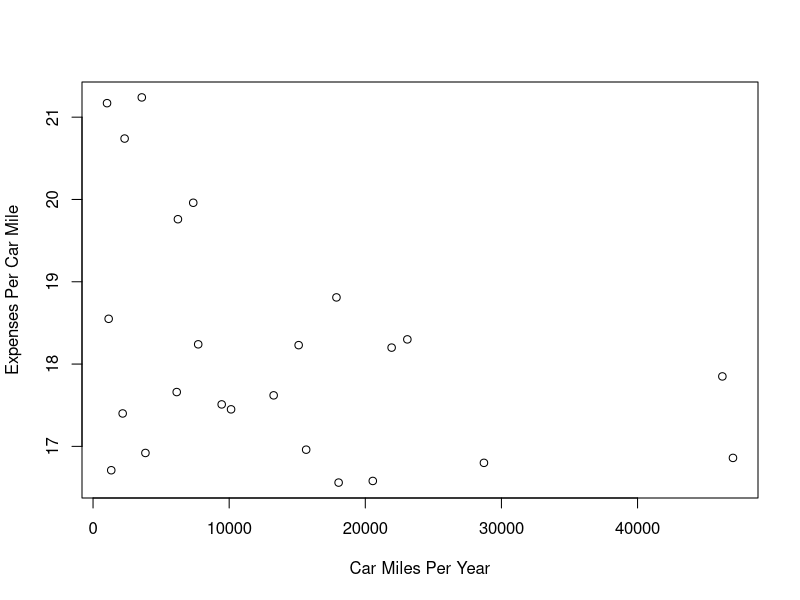
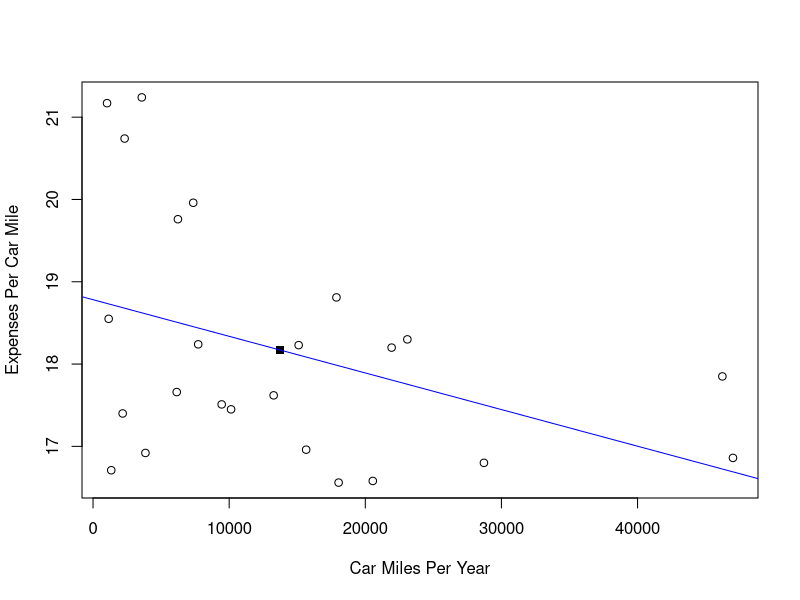
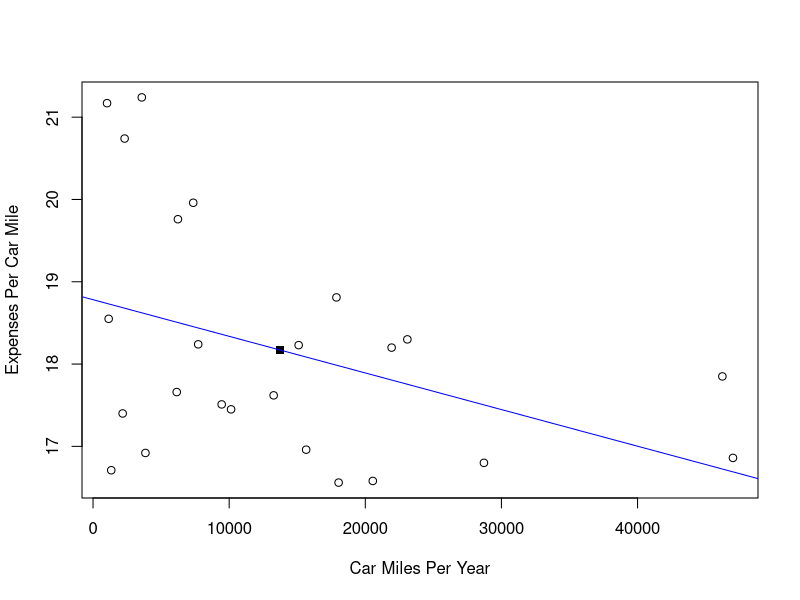

Recreate these plots in R, in order.
# Question 1
getwd()
setwd("C:/Users/Nitin Rangarajan/Desktop/UC Material/Courses/Spring/Flex2/Data Analysis Methods/Homeworks/Week2")
getwd()
read_bus_data <- read.csv("bus.csv")
head(read_bus_data)

# Question 2
# y is always response variable
# x is covariate

plot(read_bus_data$Car.miles.per.year..1000s.,
     read_bus_data$Expenses.per.car.mile..pence.,
     xlab = "Car Miles Per Year", 
     ylab = "Expenses Per Car Mile")

# Question 3

lm_model_ts = lm(read_bus_data$Expenses.per.car.mile..pence.~
                   read_bus_data$Car.miles.per.year..1000s.)
                
lm_model_ts

#3.1

lm_model_ts$coefficients

#3.2

fittedvalues = lm_model_ts$fitted.values
fittedvalues
sum(fittedvalues)

# 3.3

sum(read_bus_data$Expenses.per.car.mile..pence.)

# 3.4

residualsVar = lm_model_ts$residuals
residualsVar
sum(residualsVar)

# 3.5
#Standard Error
summary(lm_model_ts)

# 4
summary(lm_model_ts)
new_data <- read_bus_data
new_data$Expenses.per.car.mile..pence. <- 
  new_data$Expenses.per.car.mile..pence. + 1
summary(lm(new_data$Expenses.per.car.mile..pence.~
             new_data$Car.miles.per.year..1000s.))

# 5

plot(read_bus_data$Car.miles.per.year..1000s.,
     read_bus_data$Expenses.per.car.mile..pence.,
     xlab = "Car Miles Per Year", 
     ylab = "Expenses Per Car Mile")
points(mean(read_bus_data$Car.miles.per.year..1000s.),
       mean(read_bus_data$Expenses.per.car.mile..pence.), pch=15)
abline(lm_model_ts,col="blue")

# 6

summary(read_bus_data)

# 7

data_frame_Q6 <- data.frame(read_bus_data$Car.miles.per.year..1000s., abs(lm_model_ts$residuals))
colnames(data_frame_Q6) <- c("Car Miles","AbsResidual")
library(plyr)
arrange(data_frame_Q6,data_frame_Q6$AbsResidual)

# 8

mean(read_bus_data$Car.miles.per.year..1000s.)
mean(read_bus_data$Expenses.per.car.mile..pence.)
plot(read_bus_data$Car.miles.per.year..1000s.,
     read_bus_data$Expenses.per.car.mile..pence.,
     xlab = "Car Miles Per Year", 
     ylab = "Expenses Per Car Mile")
points(mean(read_bus_data$Car.miles.per.year..1000s.),
       mean(read_bus_data$Expenses.per.car.mile..pence.), pch=15)
abline(lm_model_ts,col="blue")

